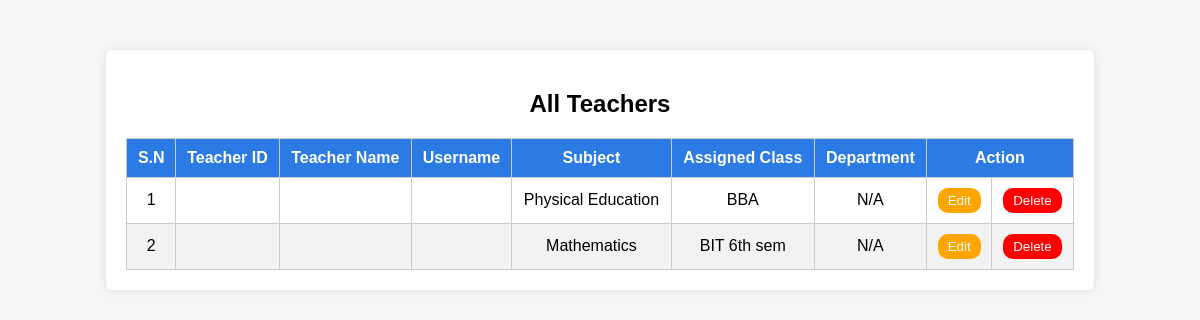
The page /AdminOperation/view_teacher on the database as committed earlier.
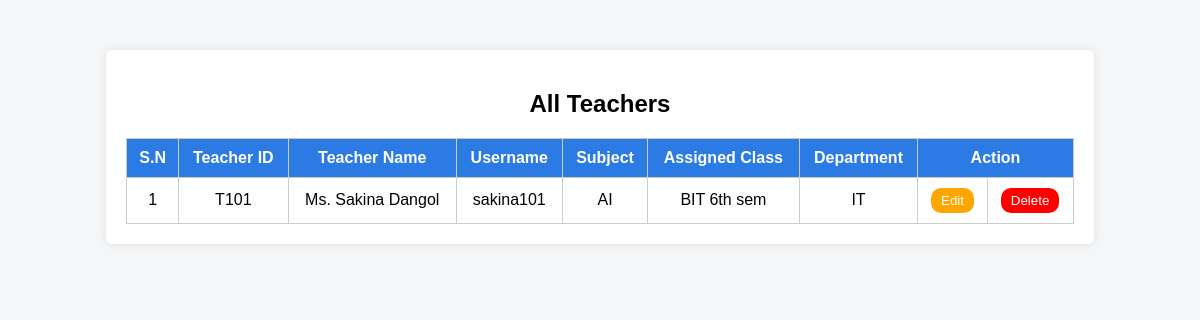
The same page on the database as committed later.
### Admin/models.py (models this page shows, shortened)
class Subject(models.Model):
    Teachername=models.CharField(max_length=100)
    teacher=models.ForeignKey(Teacher,on_delete=models.CASCADE,null=True)
    assigned_class=models.CharField(max_length=100,default="AI")
    subject_name=models.CharField(max_length=100,default="Python")

class Teacher(models.Model):
    user = models.OneToOneField(User, on_delete=models.CASCADE)
    TeacherID = models.CharField(max_length=100, unique=True)
    Teachername = models.CharField(max_length=100)
    department = models.CharField(max_length=100, default="IT")

### Admin/views.py (the view)
# urls.py: path('view_teacher',views.view_teacher,name="view_teacher"),
def view_teacher(request):
    teachers = Teacher.objects.all()
    subjects = Subject.objects.select_related('teacher')
    return render(request,"view_teacher.html",{'subjects':subjects,'teacher':teachers})

### Admin/templates/view_teacher.html (shortened to what this page needs)
<!DOCTYPE html>
<html lang="en">
<head>
</head>
<body>
<div class="container">
    <h2>All Teachers</h2>
    <table>
        <thead>
            <tr>
                <th>S.N</th>
                <th>Teacher ID</th>
                <th>Teacher Name</th>
                <th>Username</th>
                <th>Subject</th>
                <th>Assigned Class</th>
                <th>Department</th>
                <th colspan="2">Action</th>
            </tr>
        </thead>
        <tbody>
            {% for subject in subjects %}
            <tr>
                <td>{{ forloop.counter }}</td>
                <td>{{ subject.teacher.TeacherID }}</td>
                <td>{{ subject.teacher.Teachername }}</td>
                <td>{{ subject.teacher.user.username }}</td>
                <td>{{ subject.subject_name|default:"N/A" }}</td>
                <td>{{ subject.assigned_class|default:"N/A" }}</td>
                <td>{{ subject.teacher.department|default:"N/A" }}</td>
                <td>
                    <a href="{% url 'edit_teacher' subject.teacher.TeacherID %}">
                        <button class="Edit">Edit</button>
                    </a>
                </td>
                <td>
                    <a href="{% url 'delete_teacher' subject.teacher.TeacherID %}">
                        <button class="Delete">Delete</button>
                    </a>
                </td>
            </tr>
            {% empty %}
            <tr>
                <td colspan="9">No teachers found</td>
            </tr>
            {% endfor %}
        </tbody>
    </table>
</div>
</body>
</html>

### Admin/templates/view_teacher.html (style rules this page uses)
body { font-family: Arial, sans-serif; background-color: #f4f6f8; }
.container { width: 80%; margin: 50px auto; background: #fff; padding: 20px; border-radius: 6px; box-shadow: 0 0 10px rgba(0,0,0,0.1); }
h2 { text-align: center; margin-bottom: 20px; }
table { width: 100%; border-collapse: collapse; }
th, td { text-align: center; padding: 10px; border: 1px solid #ccc; }
th { background-color: #2c7be5; color: white; }
.Edit { background-color: orange; color: white; border-radius: 10px; padding: 5px 10px; border: none; cursor: pointer; }
.Delete { background-color: red; color: white; border-radius: 10px; padding: 5px 10px; border: none; cursor: pointer; }

Rows that differ between the two databases and show on the page:
removed Subject: subject_name "Physical Education", assigned_class "BBA", teacher.department "N/A"
removed Subject: subject_name "Mathematics", assigned_class "BIT 6th sem", teacher.department "N/A"
added Subject: teacher.TeacherID "T101", teacher.Teachername "Ms. Sakina Dangol", teacher.user.username "sakina101", subject_name "AI", assigned_class "BIT 6th sem", teacher.department "IT"
